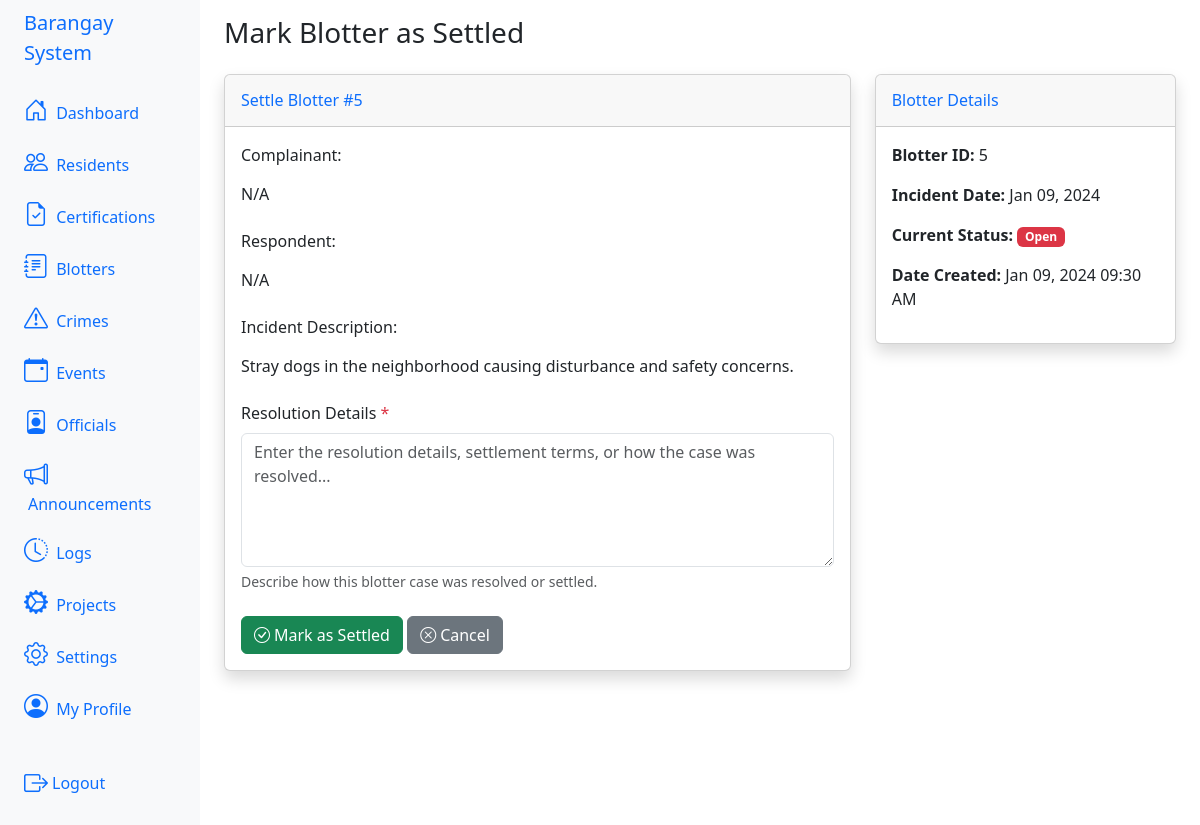
The app's page /index.php?action=blotters&sub=settle&id=5 (signed in) with its own data.
### tables this page shows
CREATE TABLE IF NOT EXISTS `tbl_blotters` (
  `id` int NOT NULL AUTO_INCREMENT,
  `complainant_id` int NOT NULL,
  `respondent_id` int DEFAULT NULL,
  `description` text NOT NULL,
  `incident_date` date NOT NULL,
  `status` enum('open','settled','escalated') DEFAULT 'open',
  `resolution` text,
  `created_at` timestamp NULL DEFAULT CURRENT_TIMESTAMP,
  PRIMARY KEY (`id`),
  KEY `complainant_id` (`complainant_id`),
  KEY `respondent_id` (`respondent_id`),
  CONSTRAINT `tbl_blotters_ibfk_1` FOREIGN KEY (`complainant_id`) REFERENCES `tbl_residents` (`id`) ON DELETE CASCADE,
  CONSTRAINT `tbl_blotters_ibfk_2` FOREIGN KEY (`respondent_id`) REFERENCES `tbl_residents` (`id`) ON DELETE SET NULL
);

### app/views/blotters/settle_blotter.php (the view, shortened to what this page needs)
<div class="container-fluid">
  <h1 class="h3 mb-4 text-gray-800"><?php echo $title ?? 'Mark Blotter as Settled'; ?></h1>
  <div class="row">
    <div class="col-md-8">
      <div class="card shadow">
        <div class="card-header py-3">
          <h6 class="m-0 font-weight-bold text-primary">Settle Blotter #<?php echo $blotter['id']; ?></h6>
        </div>
        <div class="card-body">
          <form action="index.php?action=blotters&sub=settle&id=<?php echo $blotter['id']; ?>" method="POST">
            <div class="mb-3">
              <label class="form-label">Complainant:</label>
              <p class="form-control-plaintext"><?php echo htmlspecialchars($blotter['complainant_name'] ?? 'N/A'); ?></p>
            </div>
            <div class="mb-3">
              <label class="form-label">Respondent:</label>
              <p class="form-control-plaintext"><?php echo htmlspecialchars($blotter['respondent_name'] ?? 'N/A'); ?></p>
            </div>
            <div class="mb-3">
              <label class="form-label">Incident Description:</label>
              <p class="form-control-plaintext"><?php echo nl2br(htmlspecialchars($blotter['description'])); ?></p>
            </div>
            <div class="mb-3">
              <label for="resolution" class="form-label">Resolution Details <span class="text-danger">*</span></label>
              <textarea class="form-control" id="resolution" name="resolution" rows="5" required
                placeholder="Enter the resolution details, settlement terms, or how the case was resolved..."></textarea>
              <div class="form-text">Describe how this blotter case was resolved or settled.</div>
            </div>
            <div class="mt-4">
              <button type="submit" class="btn btn-success">
                <i class="bi bi-check-circle me-1"></i>Mark as Settled
              </button>
              <a href="index.php?action=blotters" class="btn btn-secondary">
                <i class="bi bi-x-circle me-1"></i>Cancel
              </a>
            </div>
          </form>
        </div>
      </div>
    </div>
    <div class="col-md-4">
      <div class="card shadow">
        <div class="card-header py-3">
          <h6 class="m-0 font-weight-bold text-primary">Blotter Details</h6>
        </div>
        <div class="card-body">
          <p><strong>Blotter ID:</strong> <?php echo $blotter['id']; ?></p>
          <p><strong>Incident Date:</strong> <?php echo date('M d, Y', strtotime($blotter['incident_date'])); ?></p>
          <p><strong>Current Status:</strong>
            <span class="badge bg-danger">Open</span>
          </p>
          <p><strong>Date Created:</strong> <?php echo date('M d, Y h:i A', strtotime($blotter['created_at'])); ?></p>
        </div>
      </div>
    </div>
  </div>
</div>

### records on screen
tbl_blotters: id "5", description "Stray dogs in the neighborhood causing disturbance and safety concerns.", incident_date "Jan 09, 2024", created_at "Jan 09, 2024 09:30 AM"

### other values on screen
$title "Mark Blotter as Settled"
$blotter['complainant_name'] "N/A"
$blotter['respondent_name'] "N/A"
